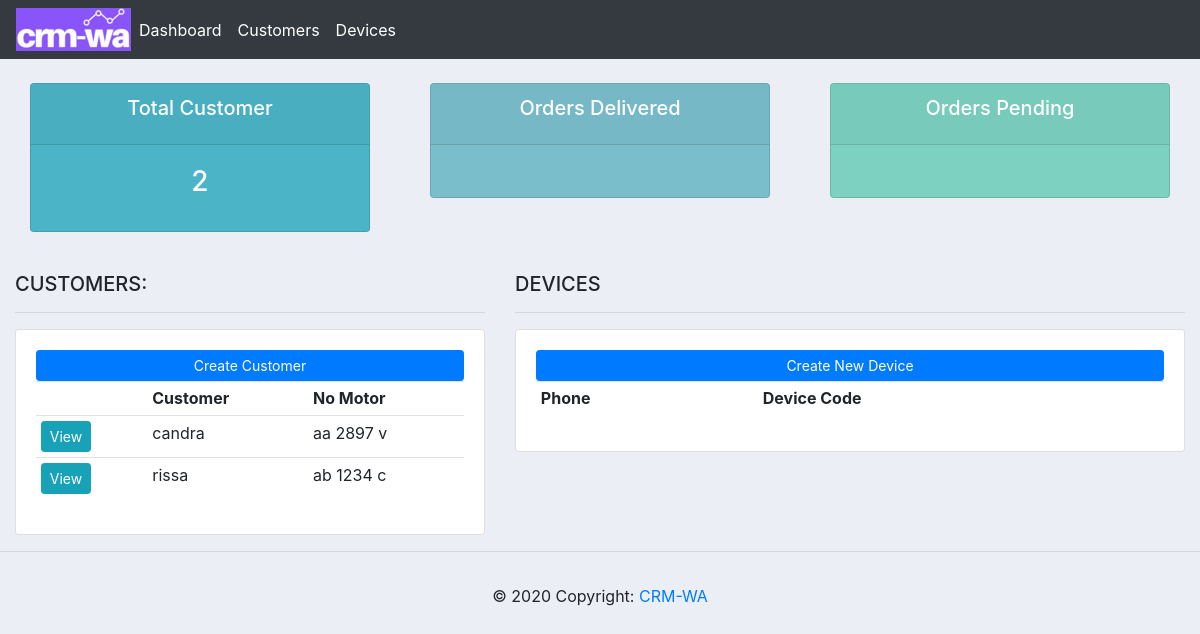
Before: / (signed in) with the older database file.
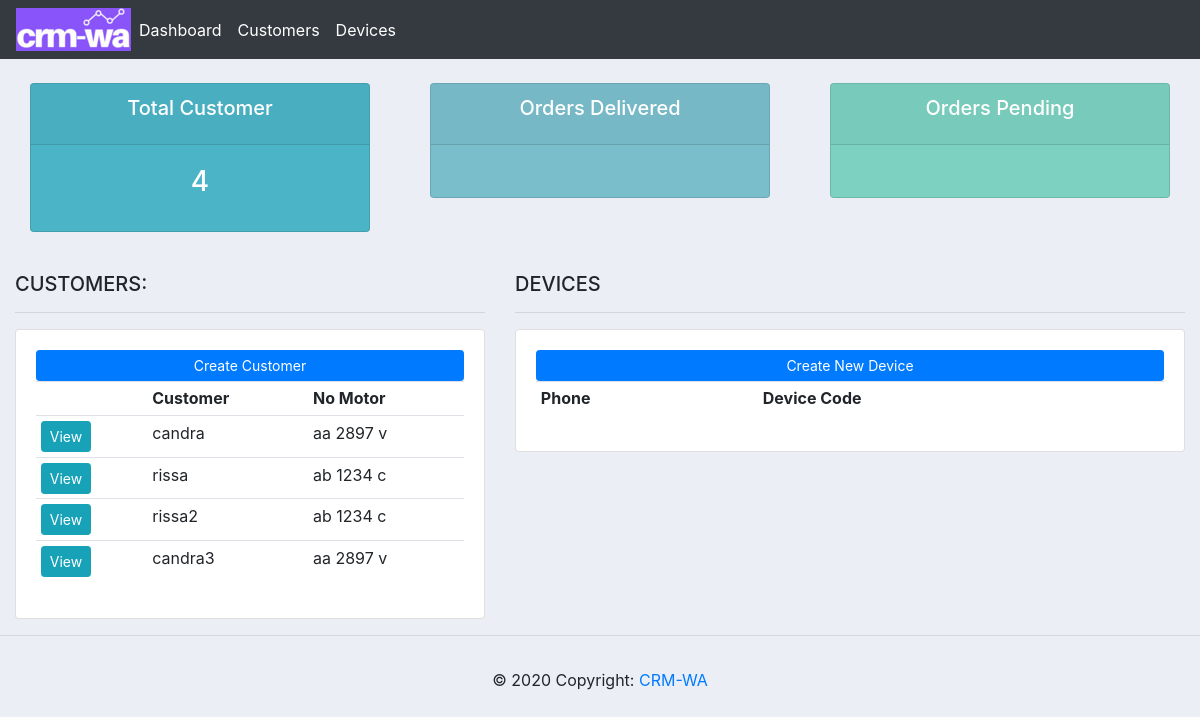
After: the same page with the newer database file.
### crm/models.py (models this page shows, shortened)
class Customer(models.Model):
    name = models.CharField(max_length=200, null=True, blank=False)
    no_motor = models.CharField(max_length=200, null=True, blank=False)
    phone = models.CharField(max_length=200, null=True, blank=False)
    email = models.CharField(max_length=200, null=True)
    date_created = models.DateTimeField(auto_now_add=True, null=True)
    date_h7 = models.DateTimeField(auto_now_add=True, null=True)
    date_h3 = models.DateTimeField(auto_now_add=True, null=True)
    date_phone = models.DateTimeField(auto_now_add=True, null=True)
    status_h7 = models.BooleanField(default=False)
    status_h3 = models.BooleanField(default=False)
    status_telpon = models.BooleanField(default=False)
    status_whatsapp = models.BooleanField(default=False)
    status_kedatangan = models.BooleanField(default=False)
    status_call = models.BooleanField(default=False)
    tipe_motor = models.CharField(max_length=200, null=True, blank=False)
    km_akhir = models.CharField(max_length=200, null=True, blank=False)
    ket = models.CharField(max_length=200, null=True, blank=False)
    message1 = models.TextField(default='', blank=True)
    message2 = models.TextField(default='', blank=True)
    message3 = models.TextField(default='', blank=True)
    message4 = models.TextField(default='', blank=True)
    status_message1 = models.BooleanField(default=False)
    status_message2 = models.BooleanField(default=False)
    status_message3 = models.BooleanField(default=False)
    status_message4 = models.BooleanField(default=False)

### crm/views.py (the view)
# urls.py: 2. Add a URL to urlpatterns:  path('', views.home, name='home')
@login_required(login_url='login')
def home(request):
	customers = Customer.objects.all()
	total_customers = customers.count()
	device = Device.objects.all()
	context = {'customers':customers,
		'total_customers':total_customers,
		'devices': device,
		}
	return render(request, 'accounts/dashboard.html', context)

### crm/templates/accounts/dashboard.html (shortened to what this page needs)
{%  extends 'accounts/main.html' %}
{% block content %}
{%  include 'accounts/status.html' %}
<br>
<div class="row">
	<div class="col-md-5">
		<h5>CUSTOMERS:</h5>
		<hr>
		<div class="card card-body">
			<a class="btn btn-primary  btn-sm btn-block" href="{% url 'create_customer' %}">Create Customer</a>
			<table class="table table-sm">
				<tr>
					<th></th>
					<th>Customer</th>
					<th>No Motor</th>
				</tr>
				{% for customer in customers %}
					<tr>
						<td><a class="btn btn-sm btn-info" href="{% url 'customer' customer.id %}">View</a></td>
						<td>{{customer.name}}</td>
						<td>{{customer.no_motor}}</td>
					</tr>
				{% endfor %}
			</table>
		</div>
	</div>
	<div class="col-md-7">
		<h5>DEVICES</h5>
		<hr>
		<div class="card card-body">
			<a class="btn btn-primary  btn-sm btn-block" href="{% url 'create_device' %}">Create New Device</a>
			<table class="table table-sm">
				<tr>
					<th>Phone</th>
					<th>Device Code</th>
				</tr>
			</table>
		</div>
	</div>
</div>
{% endblock %}

Changed rows visible on the page:
added Customer: name "rissa2", no_motor "ab 1234 c"
added Customer: name "candra3", no_motor "aa 2897 v"
Other visible differences:
{{ total_customers }}: "2" → "4"
